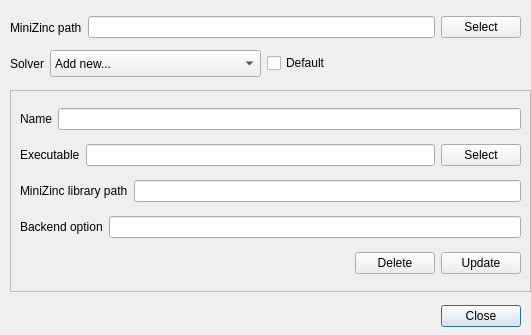
<?xml version="1.0" encoding="UTF-8"?>
<ui version="4.0">
 <class>SolverDialog</class>
 <widget class="QDialog" name="SolverDialog">
  <property name="geometry">
   <rect>
    <x>0</x>
    <y>0</y>
    <width>531</width>
    <height>335</height>
   </rect>
  </property>
  <property name="windowTitle">
   <string>Solvers</string>
  </property>
  <property name="modal">
   <bool>true</bool>
  </property>
  <widget class="QDialogButtonBox" name="buttonBox">
   <property name="geometry">
    <rect>
     <x>440</x>
     <y>300</y>
     <width>81</width>
     <height>32</height>
    </rect>
   </property>
   <property name="orientation">
    <enum>Qt::Horizontal</enum>
   </property>
   <property name="standardButtons">
    <set>QDialogButtonBox::Close</set>
   </property>
  </widget>
  <widget class="QFrame" name="solverFrame">
   <property name="geometry">
    <rect>
     <x>10</x>
     <y>90</y>
     <width>521</width>
     <height>202</height>
    </rect>
   </property>
   <property name="frameShape">
    <enum>QFrame::StyledPanel</enum>
   </property>
   <property name="frameShadow">
    <enum>QFrame::Raised</enum>
   </property>
   <layout class="QVBoxLayout" name="verticalLayout">
    <item>
     <layout class="QHBoxLayout" name="horizontalLayout_3">
      <item>
       <widget class="QLabel" name="label_2">
        <property name="text">
         <string>Name</string>
        </property>
       </widget>
      </item>
      <item>
       <widget class="QLineEdit" name="name"/>
      </item>
     </layout>
    </item>
    <item>
     <layout class="QHBoxLayout" name="horizontalLayout_4">
      <item>
       <layout class="QHBoxLayout" name="horizontalLayout_2">
        <item>
         <widget class="QLabel" name="label_3">
          <property name="text">
           <string>Executable</string>
          </property>
         </widget>
        </item>
        <item>
         <widget class="QLineEdit" name="executable"/>
        </item>
       </layout>
      </item>
      <item>
       <widget class="QPushButton" name="exec_select">
        <property name="sizePolicy">
         <sizepolicy hsizetype="Minimum" vsizetype="Fixed">
          <horstretch>0</horstretch>
          <verstretch>0</verstretch>
         </sizepolicy>
        </property>
        <property name="text">
         <string>Select</string>
        </property>
        <property name="autoDefault">
         <bool>true</bool>
        </property>
        <property name="flat">
         <bool>false</bool>
        </property>
       </widget>
      </item>
     </layout>
    </item>
    <item>
     <layout class="QHBoxLayout" name="horizontalLayout_5">
      <item>
       <widget class="QLabel" name="label_4">
        <property name="text">
         <string>MiniZinc library path</string>
        </property>
       </widget>
      </item>
      <item>
       <widget class="QLineEdit" name="mznpath"/>
      </item>
     </layout>
    </item>
    <item>
     <layout class="QHBoxLayout" name="horizontalLayout_6">
      <item>
       <widget class="QLabel" name="label_5">
        <property name="text">
         <string>Backend option</string>
        </property>
       </widget>
      </item>
      <item>
       <widget class="QLineEdit" name="backend"/>
      </item>
     </layout>
    </item>
    <item>
     <layout class="QHBoxLayout" name="horizontalLayout_7">
      <item>
       <spacer name="horizontalSpacer">
        <property name="orientation">
         <enum>Qt::Horizontal</enum>
        </property>
        <property name="sizeHint" stdset="0">
         <size>
          <width>40</width>
          <height>20</height>
         </size>
        </property>
       </spacer>
      </item>
      <item>
       <widget class="QPushButton" name="deleteButton">
        <property name="text">
         <string>Delete</string>
        </property>
       </widget>
      </item>
      <item>
       <widget class="QPushButton" name="updateButton">
        <property name="text">
         <string>Update</string>
        </property>
       </widget>
      </item>
     </layout>
    </item>
   </layout>
  </widget>
  <widget class="QWidget" name="layoutWidget">
   <property name="geometry">
    <rect>
     <x>10</x>
     <y>50</y>
     <width>321</width>
     <height>27</height>
    </rect>
   </property>
   <layout class="QHBoxLayout" name="horizontalLayout">
    <item>
     <widget class="QLabel" name="label">
      <property name="sizePolicy">
       <sizepolicy hsizetype="Minimum" vsizetype="Preferred">
        <horstretch>0</horstretch>
        <verstretch>0</verstretch>
       </sizepolicy>
      </property>
      <property name="text">
       <string>Solver</string>
      </property>
     </widget>
    </item>
    <item>
     <widget class="QComboBox" name="solvers_combo">
      <property name="sizePolicy">
       <sizepolicy hsizetype="Preferred" vsizetype="Preferred">
        <horstretch>1</horstretch>
        <verstretch>0</verstretch>
       </sizepolicy>
      </property>
      <item>
       <property name="text">
        <string>Add new...</string>
       </property>
      </item>
     </widget>
    </item>
    <item>
     <widget class="QCheckBox" name="solver_default">
      <property name="text">
       <string>Default</string>
      </property>
     </widget>
    </item>
   </layout>
  </widget>
  <widget class="QWidget" name="layoutWidget">
   <property name="geometry">
    <rect>
     <x>10</x>
     <y>10</y>
     <width>511</width>
     <height>35</height>
    </rect>
   </property>
   <layout class="QHBoxLayout" name="horizontalLayout_9">
    <item>
     <layout class="QHBoxLayout" name="horizontalLayout_8">
      <item>
       <widget class="QLabel" name="label_6">
        <property name="text">
         <string>MiniZinc path</string>
        </property>
       </widget>
      </item>
      <item>
       <widget class="QLineEdit" name="mznDistribPath"/>
      </item>
     </layout>
    </item>
    <item>
     <widget class="QPushButton" name="mznpath_select">
      <property name="text">
       <string>Select</string>
      </property>
      <property name="flat">
       <bool>false</bool>
      </property>
     </widget>
    </item>
   </layout>
  </widget>
 </widget>
 <tabstops>
  <tabstop>solvers_combo</tabstop>
  <tabstop>name</tabstop>
  <tabstop>executable</tabstop>
  <tabstop>exec_select</tabstop>
  <tabstop>mznpath</tabstop>
  <tabstop>backend</tabstop>
  <tabstop>deleteButton</tabstop>
  <tabstop>updateButton</tabstop>
  <tabstop>buttonBox</tabstop>
 </tabstops>
 <resources/>
 <connections>
  <connection>
   <sender>buttonBox</sender>
   <signal>accepted()</signal>
   <receiver>SolverDialog</receiver>
   <slot>accept()</slot>
   <hints>
    <hint type="sourcelabel">
     <x>248</x>
     <y>254</y>
    </hint>
    <hint type="destinationlabel">
     <x>157</x>
     <y>274</y>
    </hint>
   </hints>
  </connection>
  <connection>
   <sender>buttonBox</sender>
   <signal>rejected()</signal>
   <receiver>SolverDialog</receiver>
   <slot>reject()</slot>
   <hints>
    <hint type="sourcelabel">
     <x>316</x>
     <y>260</y>
    </hint>
    <hint type="destinationlabel">
     <x>286</x>
     <y>274</y>
    </hint>
   </hints>
  </connection>
 </connections>
</ui>
